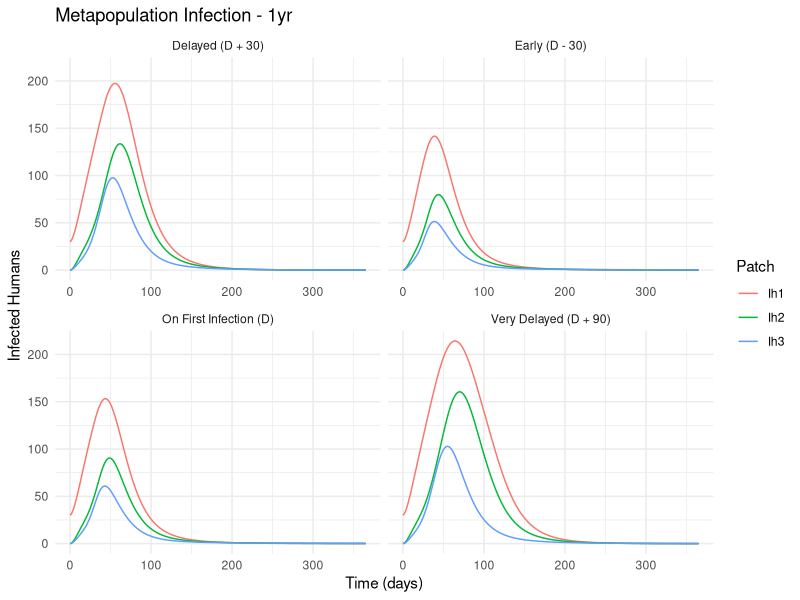
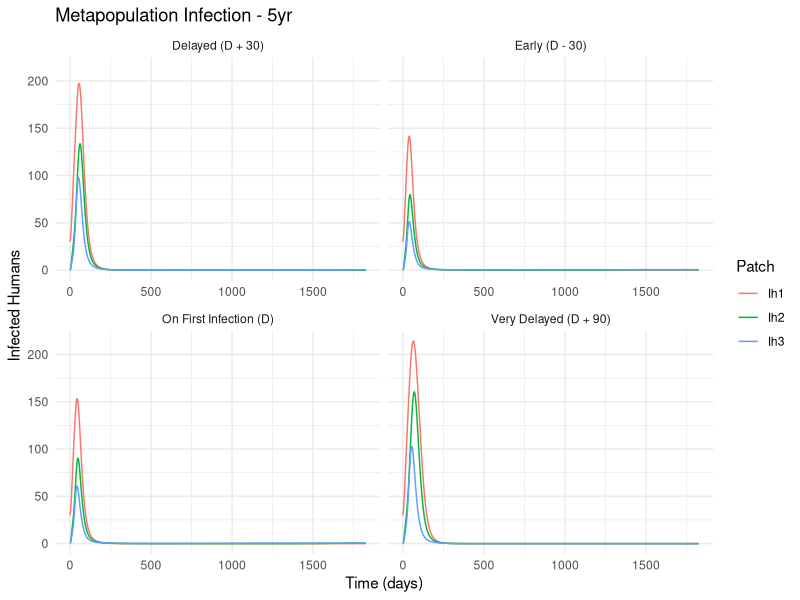
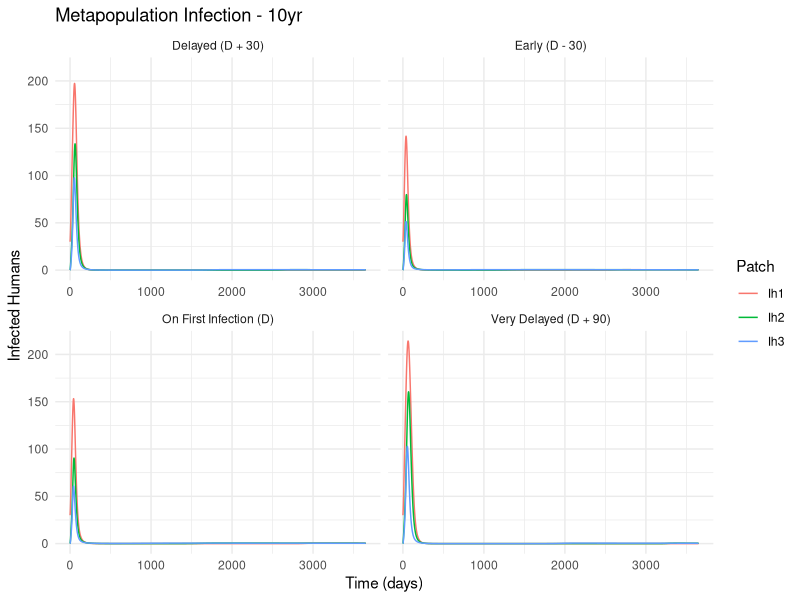

The R script that drew these images, in order:
library(deSolve)
library(ggplot2)
library(dplyr)
library(tidyr)

# ----------------------------------------
# Seasonal Logistic Metapopulation Model
# ----------------------------------------
metapop_model <- function(t, state, parameters) {
  with(as.list(c(state, parameters)), {
    
    np <- length(patches)
    
    Sh <- state[patch_indices("Sh")]
    Eh <- state[patch_indices("Eh")]
    Ih <- state[patch_indices("Ih")]
    Rh <- state[patch_indices("Rh")]
    Sv <- state[patch_indices("Sv")]
    Ev <- state[patch_indices("Ev")]
    Iv <- state[patch_indices("Iv")]
    Dh <- state[patch_indices("Dh")]
    
    Nh <- Sh + Eh + Ih + Rh
    Nv <- Sv + Ev + Iv
    
    nu_t <- ifelse(t >= t_intv, nu_rate, 0)
    
    lambda_h <- f_h * alpha * p_h * Iv / (Nh + 1e-6)
    lambda_v <- f_h * alpha * p_v * Ih / (Nh + 1e-6)
    
    logistic_birth <- b_v * Nv * (1 - Nv / K_v)
    
    dSh <- b_h * Nh - lambda_h * Sh - nu_t * Sh + omega * Rh - mu_h * Sh + inflow(Sh, M) - outflow(Sh, M)
    dEh <- lambda_h * (Sh + (1 - epsilon_v) * nu_t * Sh) - sigma_h * Eh - mu_h * Eh + inflow(Eh, M) - outflow(Eh, M)
    dIh <- sigma_h * Eh - gamma * Ih - (mu_h + d) * Ih + inflow(Ih, M) - outflow(Ih, M)
    dRh <- gamma * Ih - omega * Rh - mu_h * Rh + inflow(Rh, M) - outflow(Rh, M)
    dDh <- d * Ih
    
    dSv <- logistic_birth - lambda_v * Sv - mu_v * Sv + inflow(Sv, Mv) - outflow(Sv, Mv)
    dEv <- lambda_v * Sv - sigma_v * Ev - mu_v * Ev + inflow(Ev, Mv) - outflow(Ev, Mv)
    dIv <- sigma_v * Ev - mu_v * Iv + inflow(Iv, Mv) - outflow(Iv, Mv)
    
    return(list(c(dSh, dEh, dIh, dRh, dSv, dEv, dIv, dDh)))
  })
}

patch_indices <- function(var) {
  start <- match(var, c("Sh", "Eh", "Ih", "Rh", "Sv", "Ev", "Iv", "Dh"))
  return(((start - 1) * np + 1):(start * np))
}

inflow <- function(vec, M) as.vector(t(M) %*% vec)
outflow <- function(vec, M) as.vector(M %*% vec)

# -------------------------
# Parameters and Conditions
# -------------------------
np <- 3
patches <- 1:np
M <- matrix(c(
  0.9, 0.05, 0.05,
  0.05, 0.9, 0.05,
  0.05, 0.05, 0.90
), nrow = np, byrow = TRUE)
Mv <- M

base_parameters <- list(
  b_h = 1.1e-5, b_v = 0.25,
  f_h = 0.6, alpha = 0.8,
  p_h = 0.2, p_v = 0.5,
  sigma_h = 1/10, sigma_v = 1/15,
  gamma = 1/20, omega = 0.0009,
  mu_h = 1.1e-5, mu_v = 0.1,
  d = 0.003, nu_rate = 0.04, epsilon_v = 0.8,
  K_v = 5000,
  t_intv = Inf,
  np = np, patches = patches,
  M = M, Mv = Mv
)

# Initial conditions
init <- rep(0, 8 * np)
names(init) <- c(paste0("Sh", 1:np), paste0("Eh", 1:np), paste0("Ih", 1:np),
                 paste0("Rh", 1:np), paste0("Sv", 1:np), paste0("Ev", 1:np),
                 paste0("Iv", 1:np), paste0("Dh", 1:np))

init[c("Sh1", "Eh1", "Ih1", "Rh1", "Sv1", "Ev1", "Iv1")] <- c(1000, 20, 30, 0, 6000, 150, 100)
init[c("Sh2", "Eh2", "Ih2", "Rh2", "Sv2", "Ev2", "Iv2")] <- c(600, 0, 0, 0, 4000, 80, 40)
init[c("Sh3", "Eh3", "Ih3", "Rh3", "Sv3", "Ev3", "Iv3")] <- c(300, 0, 0, 0, 2000, 50, 25)

# -------------------------
# Run Simulations
# -------------------------
time_horizons <- list("1yr" = 365, "5yr" = 1825, "10yr" = 3650)
all_runs <- list()

for (label in names(time_horizons)) {
  maxtime <- time_horizons[[label]]
  times <- seq(0, maxtime, 1)
  para <- base_parameters
  
  # First death timing
  para$t_intv <- Inf
  baseline <- ode(y = init, times = times, func = metapop_model, parms = para, method = "ode45")
  baseline_df <- as.data.frame(baseline)
  first_day <- which(baseline_df$Dh1 >= 1)[1] - 1
  if (is.na(first_day)) next
  
  timings <- list(
    "Early (D - 30)" = max(0, first_day - 30),
    "On First Infection (D)" = first_day,
    "Delayed (D + 30)" = first_day + 30,
    "Very Delayed (D + 90)" = first_day + 90
  )
  
  scenarios <- lapply(names(timings), function(name) {
    para$t_intv <- timings[[name]]
    sim <- ode(y = init, times = times, func = metapop_model, parms = para, method = "ode45")
    df <- as.data.frame(sim)
    df$scenario <- name
    df$time_horizon <- label
    df
  })
  
  all_runs[[label]] <- do.call(rbind, scenarios)
}

meta_df <- do.call(rbind, all_runs)

# -------------------------
# Plotting Infections
# -------------------------
meta_long <- meta_df %>%
  select(time, scenario, time_horizon, Ih1, Ih2, Ih3) %>%
  pivot_longer(cols = starts_with("Ih"), names_to = "Patch", values_to = "Infected") %>%
  mutate(Patch = factor(Patch, levels = c("Ih1", "Ih2", "Ih3")))

for (h in unique(meta_long$time_horizon)) {
  df <- meta_long %>% filter(time_horizon == h)
  p <- ggplot(df, aes(x = time, y = Infected, color = Patch)) +
    geom_line() +
    facet_wrap(~ scenario, scales = "free_x") +
    labs(title = paste("Metapopulation Infection -", h),
         x = "Time (days)", y = "Infected Humans") +
    theme_minimal()
  print(p)
}

# -------------------------
# Summary Table
# -------------------------
summary_stats <- meta_df %>%
  group_by(scenario, time_horizon) %>%
  summarise(
    deaths_patch1 = round(max(Dh1)),
    deaths_patch2 = round(max(Dh2)),
    deaths_patch3 = round(max(Dh3)),
    
    peak_day_patch1 = time[which.max(Ih1)],
    peak_day_patch2 = time[which.max(Ih2)],
    peak_day_patch3 = time[which.max(Ih3)],
    
    peak_inf_patch1 = round(max(Ih1)),
    peak_inf_patch2 = round(max(Ih2)),
    peak_inf_patch3 = round(max(Ih3)),
    
    .groups = "drop"
  )

print(summary_stats)
